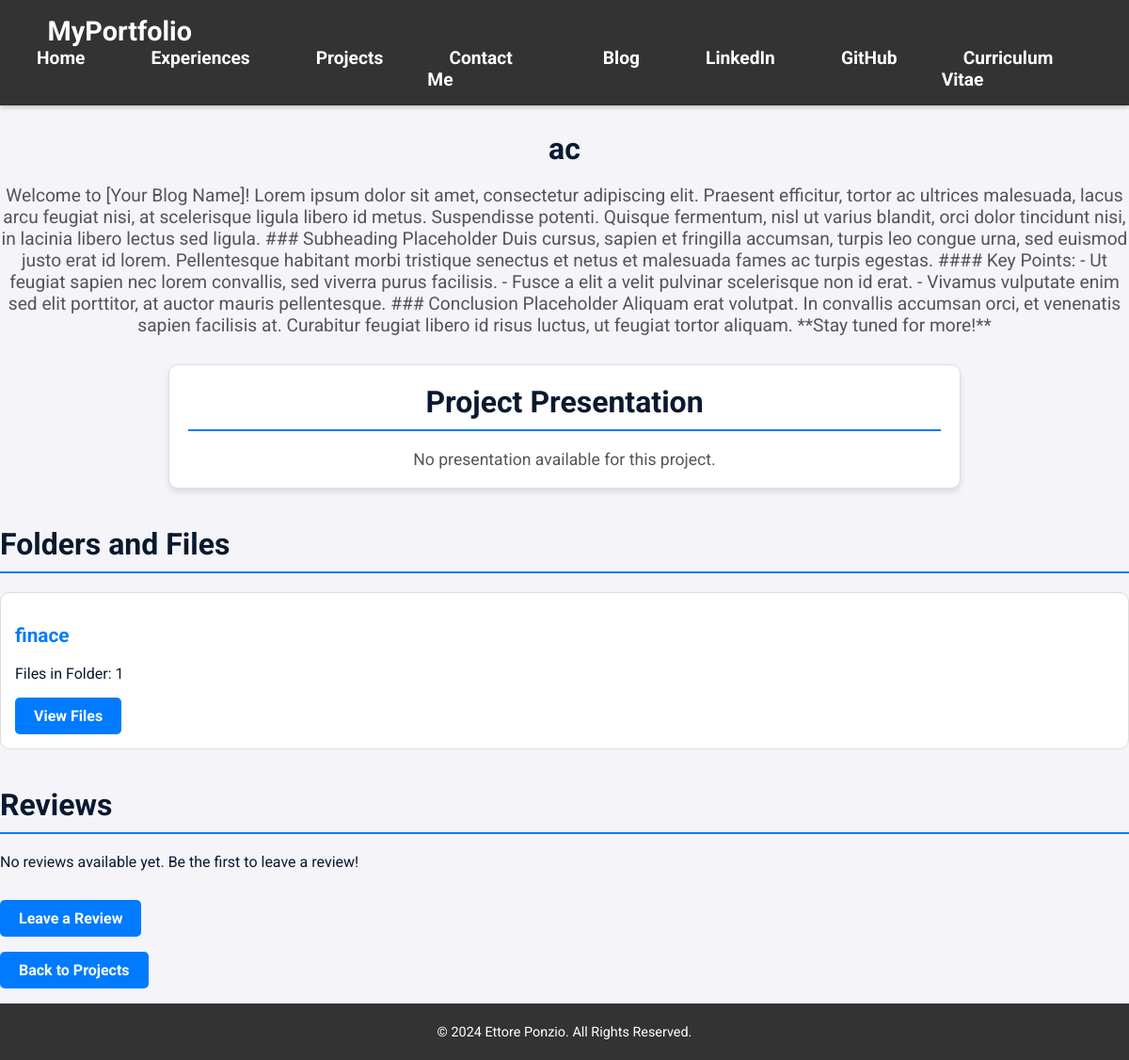
The page /en/projects/1/ on the database its author committed.
### portfolio/models.py (models this page shows, shortened)
class Project(models.Model):
    title = models.CharField(max_length=100, help_text="Title of the project.")
    description = models.TextField(help_text="Detailed description of the project.")
    date = models.DateField(help_text="Date of project completion or start date.")
    technologies = models.CharField(
        max_length=200, help_text="Comma-separated list of technologies used."
    )
    public_url = models.URLField(
        blank=True, null=True, help_text="Public link, e.g., GitHub or live demo."
    )
    private_url = models.URLField(
        blank=True, null=True, help_text="Private link, e.g., Google Drive or restricted resource."
    )
    is_public = models.BooleanField(
        default=True, help_text="Flag to indicate if project is publicly visible."
    )
    google_file_id = models.CharField(
        max_length=100,
        blank=True,
        null=True,
        help_text="Google File ID for embedding a presentation.",
    )
    class Meta:
        verbose_name = "Project"
        verbose_name_plural = "Projects"

class Folder(models.Model):
    project = models.ForeignKey(
        Project,
        related_name='folders',
        on_delete=models.CASCADE,
        help_text="The project to which this folder belongs.",
    )
    name = models.CharField(max_length=100, help_text="Name of the folder, e.g., 'Documentation'.")
    class Meta:
        verbose_name = "Folder"
        verbose_name_plural = "Folders"

### portfolio/views.py (the view)
# urls.py: path('projects/<int:pk>/', ProjectDetailView.as_view(), name='project_detail'),
class ProjectDetailView(DetailView):
    model = Project
    template_name = 'portfolio/project_detail.html'
    def get_context_data(self, **kwargs):
        context = super().get_context_data(**kwargs)
        context['folders'] = self.object.folders.prefetch_related('files').all()
        context['reviews'] = self.object.reviews.filter(status='approved')
        return context

### portfolio/templates/portfolio/project_detail.html (shortened to what this page needs)
{% extends 'portfolio/base.html' %}
{% load static %}
{% load i18n %}
{% block styles %}
    <link rel="stylesheet" href="{% static 'portfolio/css/project_detail.css' %}">
{% endblock %}
{% block content %}
<article class="project-detail-page">
    <header>
        <h1 class="project-title">{{ project.title }}</h1>
        <p class="project-description">{{ project.description }}</p>
    </header>
    <section class="presentation-section" aria-labelledby="presentation-heading">
        <h2 id="presentation-heading" class="section-heading">{% trans "Project Presentation" %}</h2>
        {% if project.google_file_id %}
            <p>
                <a href="https://docs.google.com/presentation/d/{{ project.google_file_id }}" target="_blank" class="open-presentation-link">
                    {% trans "Open Presentation in a New Tab" %}
                </a>
            </p>
        {% else %}
            <p>{% trans "No presentation available for this project." %}</p>
        {% endif %}
    </section>
    <section class="folders-section" aria-labelledby="folders-heading">
        <h2 id="folders-heading" class="section-heading">{% trans "Folders and Files" %}</h2>
        {% if folders %}
            <ul class="folders-list">
                {% for folder in folders %}
                    <li class="folder-item">
                        <h3 class="folder-name">
                            <a href="{% url 'portfolio:folder_detail' folder.id %}">{{ folder.name }}</a>
                        </h3>
                    <p class="file-count">
                        {% trans "Files in Folder:" %} {{ folder.files.count }}
                    </p>
                    <a href="{% url 'portfolio:folder_detail' folder.id %}" class="view-files-button">{% trans "View Files" %}</a>
                    </li>
                {% endfor %}
            </ul>
        {% else %}
            <p>{% trans "No folders or files available for this project." %}</p>
        {% endif %}
    </section>
    <section class="reviews-section" aria-labelledby="reviews-heading">
        <h2 id="reviews-heading" class="section-heading">{% trans "Reviews" %}</h2>
        {% if reviews %}
            <ul class="reviews-list">
                {% for review in reviews %}
                    <li class="review-item">
                        <p class="review-content">
                            <strong>{{ review.reviewer_name }}:</strong> {{ review.content }}
                        </p>
                        <p class="review-date">
                            <small>{% trans "Submitted on" %} {{ review.created_at|date:"F d, Y" }}</small>
                        </p>
                    </li>
                {% endfor %}
            </ul>
        {% else %}
            <p>{% trans "No reviews available yet. Be the first to leave a review!" %}</p>
        {% endif %}
        <p>
            <a href="{% url 'portfolio:project_review' project.id %}" class="btn btn-review">{% trans "Leave a Review" %}</a>
        </p>
    </section>
    <p><a href="{% url 'portfolio:projects' %}" class=btn-detail>{% trans "Back to Projects" %}</a></p>
</article>
{% endblock %}

### portfolio/static/portfolio/css/project_detail.css (style rules this page uses)
:root { --primary-color: #007bff; --primary-color-dark: #0056b3; --secondary-color: #0A192F; --background-color: #f4f4f9; --text-color: #0A192F; --light-text-color: #555; --border-color: #ddd; --white-color: #ffffff; --box-shadow: 0 4px 6px rgba(0, 0, 0, 0.1); }
body { font-family: 'Roboto', sans-serif; color: var(--text-color); background-color: var(--background-color); margin: 0; padding: 0; }
.project-title { text-align: center; font-size: 2rem; font-weight: bold; margin-bottom: 10px; color: var(--secondary-color); }
.project-description { text-align: center; font-size: 1.2rem; margin-bottom: 30px; color: var(--light-text-color); }
.section-heading { font-size: 2rem; margin-top: 40px; margin-bottom: 20px; color: var(--secondary-color); border-bottom: 2px solid var(--primary-color); padding-bottom: 10px; }
.presentation-section { padding: 20px; margin: 30px auto; border: 1px solid var(--border-color); border-radius: 10px; background-color: var(--white-color); box-shadow: var(--box-shadow); max-width: 800px; text-align: center; }
.presentation-section .section-heading { font-size: 2rem; margin-top: 0; margin-bottom: 20px; color: var(--secondary-color); border-bottom: 2px solid var(--primary-color); padding-bottom: 10px; }
.presentation-section p { color: var(--light-text-color); font-size: 1.1rem; margin: 20px 0 0; }
.folders-list { list-style: none; padding: 0; margin: 0; }
.folder-item { margin-bottom: 20px; padding: 15px; border: 1px solid var(--border-color); border-radius: 10px; background-color: var(--white-color); }
.folder-name a { color: var(--primary-color); text-decoration: none; font-size: 1.3rem; }
.btn { display: inline-block; padding: 10px 20px; background-color: var(--primary-color); color: var(--white-color); border: none; border-radius: 5px; text-decoration: none; font-weight: bold; text-align: center; transition: background-color 0.3s ease; cursor: pointer; }
.btn-review { margin-top: 15px; }
.view-files-button { display: inline-block; padding: 10px 20px; background-color: var(--primary-color); color: var(--white-color); border: none; border-radius: 5px; text-decoration: none; font-weight: bold; text-align: center; transition: background-color 0.3s ease; cursor: pointer; }
.btn-detail { display: inline-block; padding: 10px 20px; background-color: var(--primary-color); color: var(--white-color); border: none; border-radius: 5px; text-decoration: none; font-weight: bold; text-align: center; transition: background-color 0.3s ease; cursor: pointer; }

### rows shown on the page
Project: title "ac", description "Welcome to [Your Blog Name]! Lorem ipsum dolor sit amet, consectetur adipiscing elit. Praesent efficitur, tortor ac ultrices malesuada, lacus arcu feugiat nisi, at scelerisque ligula libero id metus. Suspendisse potenti. Quisque fermentum, nisl ut varius blandit, orci dolor tincidunt nisi, in lacinia libero lectus sed ligula. ### Subheading Placeholder Duis cursus, sapien et fringilla accumsan, turpis leo congue urna, sed euismod justo erat id lorem. Pellentesque habitant morbi tristique senectus et netus et malesuada fames ac turpis egestas. #### Key Points: - Ut feugiat sapien nec lorem convallis, sed viverra purus facilisis. - Fusce a elit a velit pulvinar scelerisque non id erat. -…"
Folder: name "finace", files.count "1"
